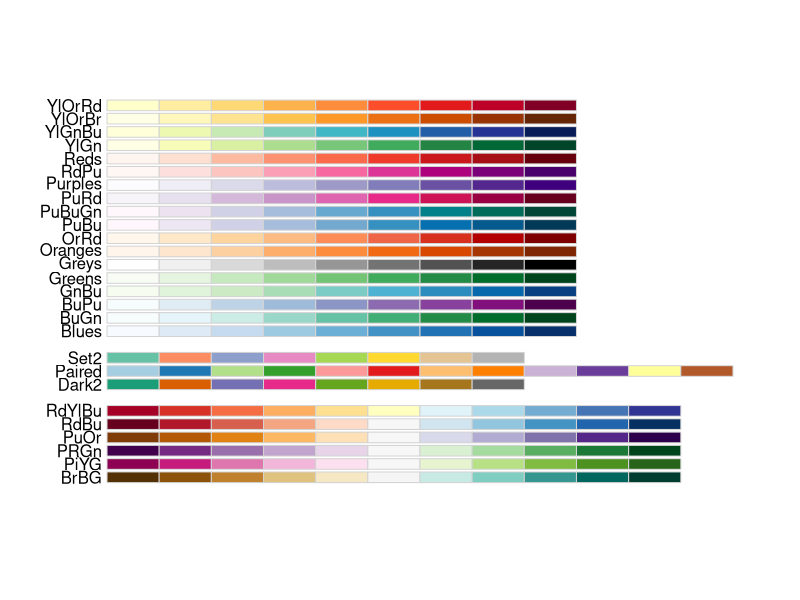
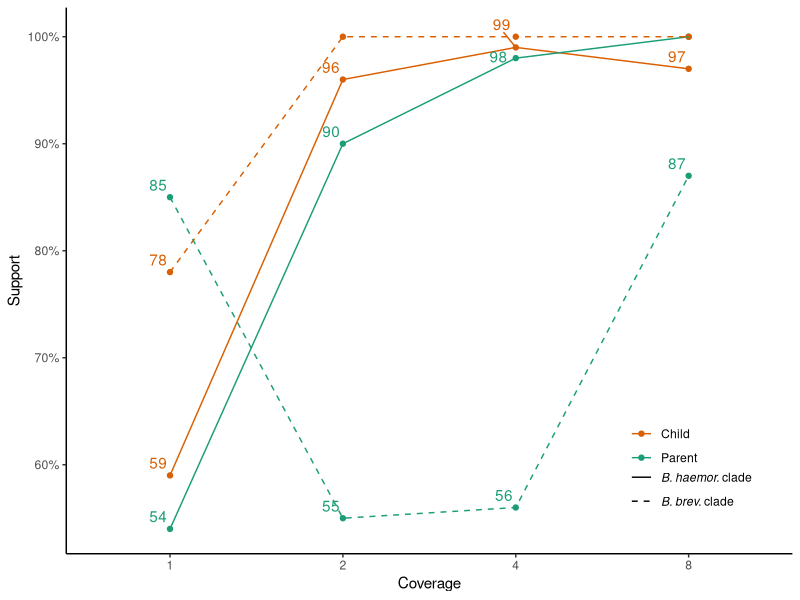
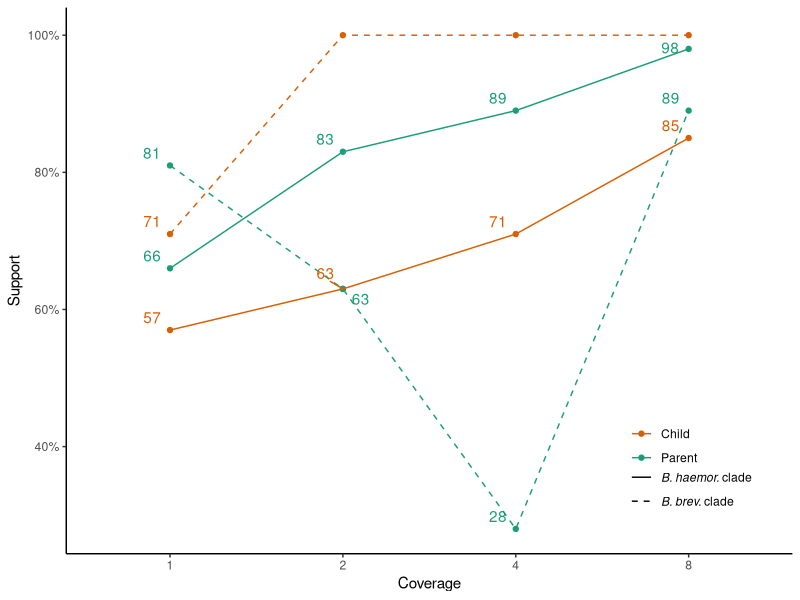
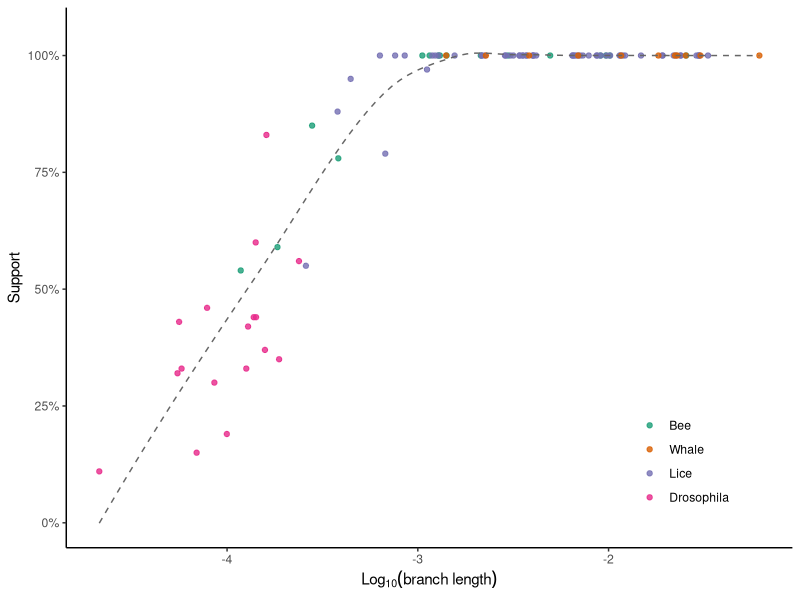
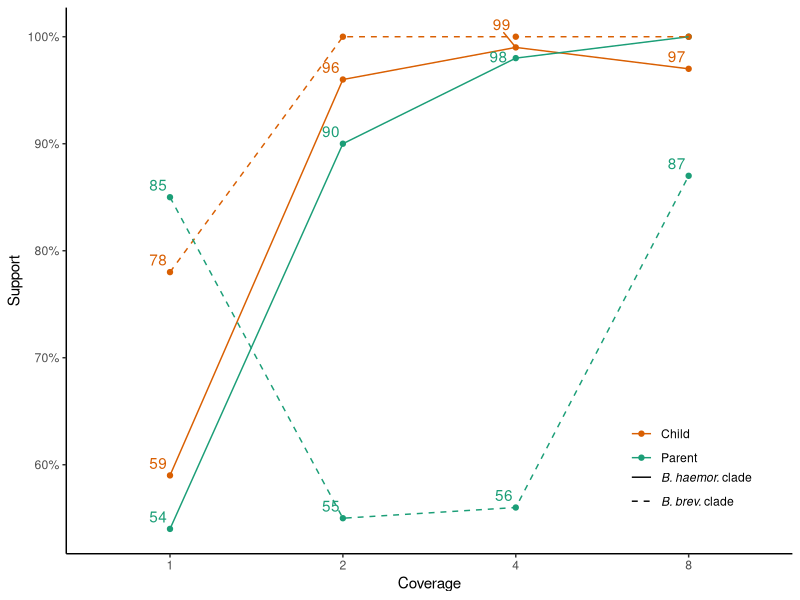
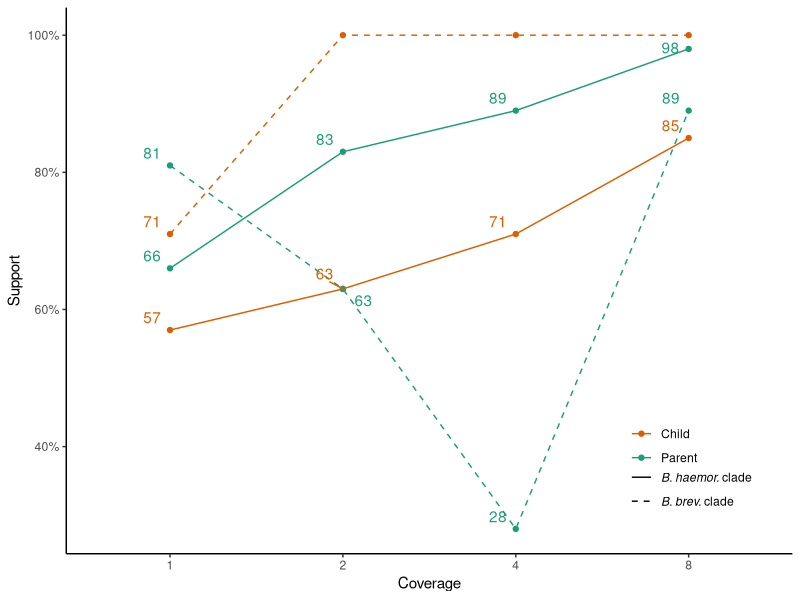
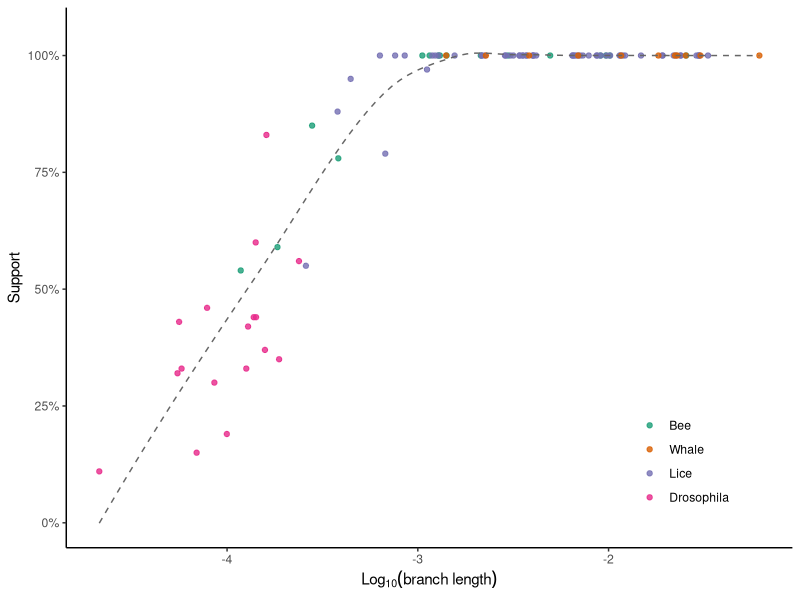

Reproduce these figures in R, in order.
require(ggplot2); require(scales); require(reshape2); 
#install.packages("dplyr")
require(dplyr)
#require(Hmisc)
library("readxl")
library(RColorBrewer)
library("ggsci")
#install.packages("ggrepel")
library("ggrepel")
library(ggpubr)
display.brewer.all(colorblindFriendly = TRUE)
brewer.pal(n = 8, name = "Dark2")
#library(ape)


my_colors <- RColorBrewer::brewer.pal(8, "Dark2")

my_colors2 <- RColorBrewer::brewer.pal(8, "Paired")
my_colors3  = c(brewer.pal(9, "RdBu")[c(1,2, 3, 7, 9)])

setwd(dirname(rstudioapi::getActiveDocumentContext()$path))
getwd()


d=read.csv('bee_support_vs_cov.csv',sep=",",h=T)


head(d)
ggplot(aes(x=as.factor(coverage), y=support/100, group=branch, color=as.factor(sp), linetype=as.factor(cluster),), data=d[d$coverage!=0,])+
  #geom_bar(position="dodge", stat="identity")+
  geom_point()+
  geom_line()+
  geom_text_repel(aes(label=ifelse(support!=100, support, "")),
                  force = 10, nudge_x = -0.01,nudge_y = 0.004, show.legend = F )+
  #geom_text_repel(aes(label=support),hjust=0, vjust=0)+
  scale_x_discrete(name="Coverage")+
  scale_y_continuous(name="Support" , labels=percent)+
  theme_classic()+
  theme(legend.text.align = 0)+
  #scale_fill_grey()+
  scale_linetype_manual(name="", values = c(1, 2), 
                        labels=c((expression(italic("B. haemor.")~"clade")), expression(italic("B. brev.")~"clade") ))+
  scale_colour_manual(name="", values = c( my_colors[1], my_colors[2]), 
                    labels=c("Parent", "Child"))+
  theme(legend.position = c(.86,.14), 
        legend.margin=margin(t = -0.5, unit='cm') )+
  guides(colour = guide_legend(title = NULL, order = 1, reverse=TRUE, ), 
         linetype = guide_legend(title = NULL, order = 2, reverse=FALSE,))

ggsave("bee_support_vs_coverage.pdf",width=5,height = 4)



#consensus

d=read.csv('bee_support_vs_cov2.csv',sep=",",h=T)
ggplot(aes(x=as.factor(coverage), y=support/100, group=branch, color=as.factor(sp), linetype=as.factor(cluster),), data=d[d$coverage!=0,])+
  #geom_bar(position="dodge", stat="identity")+
  geom_point()+
  geom_line()+
  geom_text_repel(aes(label=ifelse(support!=100, support, "")),
                  force = 10, nudge_x = -0.01,nudge_y = 0.004, show.legend = F )+
  #geom_text_repel(aes(label=support),hjust=0, vjust=0)+
  scale_x_discrete(name="Coverage")+
  scale_y_continuous(name="Support" , labels=percent)+
  theme_classic()+
  theme(legend.text.align = 0)+
  #scale_fill_grey()+
  scale_linetype_manual(name="", values = c(1, 2), 
                        labels=c((expression(italic("B. haemor.")~"clade")), expression(italic("B. brev.")~"clade") ))+
  scale_colour_manual(name="", values = c( my_colors[1], my_colors[2]), 
                      labels=c("Parent", "Child"))+
  theme(legend.position = c(.86,.14), 
        legend.margin=margin(t = -0.5, unit='cm') )+
  guides(colour = guide_legend(title = NULL, order = 1, reverse=TRUE, ), 
         linetype = guide_legend(title = NULL, order = 2, reverse=FALSE,))


ggsave("bee_support_vs_coverage_cons.pdf",width=5,height = 4)




# branch length vs support on real data

t1=read.csv('dist_bees.txt',sep=",",h=F, skip = 1)
t2=read.csv('dist_whales_100r.txt',sep=",",h=F, skip = 1)
t3=read.csv('dist_lice.txt',sep=",",h=F, skip = 1)
t4=read.csv('dist_dros.txt',sep=",",h=F, skip = 1)
t5=read.csv('dist_dros_200.txt',sep=",",h=F, skip = 1)

#t6=read.csv('dist_whales.txt',sep=",",h=F, skip = 1)

t <- rbind(t1, t2, t3, t5)


ggplot(aes(x=log10(as.numeric(V1)), y=as.numeric(V2)/100), data=t)+
  geom_point(aes(color=V3), alpha=0.8)+
  geom_smooth(se=F, color=my_colors[8], size=0.5, linetype="dashed")+

  #stat_summary_bin(fun = "mean", geom="point", bins=100, alpha=0.2) +
  #stat_summary_bin(fun.data = "mean_sdl", fun.args = list(mult = 1), geom="pointrange", alpha=0.5, bins=20)+
  #stat_summary_bin(fun = "mean", bins= 20, size=0.8, geom= "line") +
  #stat_density2d()+
  #stat_ellipse(geom="polygon", aes(fill = variable), alpha = 0.2,show.legend = FALSE, level = 0.8)+
  #geom_smooth(se=F, fullrange = FALSE, level = 0.95,linetype=1)+
  #scale_x_continuous()+
  scale_y_continuous(labels=percent, limits=c(NA, 1.05))+
  #geom_smooth(method=lm,linetype=2,colour="black",se=F, size=0.4,formula=y~x, 
  #            fullrange = FALSE, level = 0.95,) +
  theme_classic()+
  labs(y= "Support", x = expression(Log[10](branch~length)))+
  scale_color_manual(name="", values = c(my_colors[1], my_colors[2], my_colors[3], my_colors[4] ), 
                     labels=c("Bee", "Whale","Lice", "Drosophila"))+
  theme(legend.position = c(.85,.16), 
        legend.margin=margin(t = 0.0, unit='cm') )+
  guides(colour = guide_legend(title = NULL, order = 1, reverse=FALSE, ))


ggsave("branch_len_vs_support_real.pdf",width=5,height = 4)
